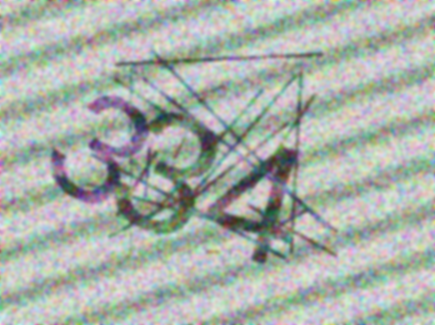
%> input picture Train/captcha_0003.png, 435 x 325 px
$ octave --eval "result = preprocess_captcha('Train/captcha_0003.png');"   (GNU Octave 9; MATLAB toolbox functions it lacks are replaced by stand-ins)
%> lines starting %> are read from the running program, lines starting %| are printed output that depends on the picture; in (x1, y1, x2, y2) boxes, pixels count from 0 and x2, y2 are one past the last pixel; in counts of white or black regions, pixels touching at a corner belong together; the program's own positions count from 1
function bw = preprocess_captcha(impath)
%> called with impath = 'Train/captcha_0003.png'

% ----- 1) Read image -----
if ischar(impath) || isstring(impath)
    I = imread(impath);
%> I is the input picture: size 325x435x3 uint8; mean R, G, B 169.4, 177.1, 169.8
else
    I = impath;
end
Igray = rgb2gray(I);
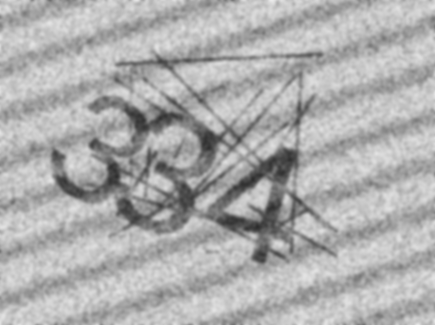
%> Igray: size 325x435 uint8; min 44, max 235, mean 174
Igray = im2double(Igray);
%> Igray: size 325x435 double

% ----- 2) Remove diagonal banding using Wiener -----
I1 = wiener2(Igray, [7 7]);   % suppress large-scale stripes

% ----- 3) Median filter to kill color speckle -----
I2 = medfilt2(I1, [3 3]);

% ----- 4) Bilateral smoothing (keeps edges, kills noise) -----
I3 = imbilatfilt(I2, 0.2, 5);
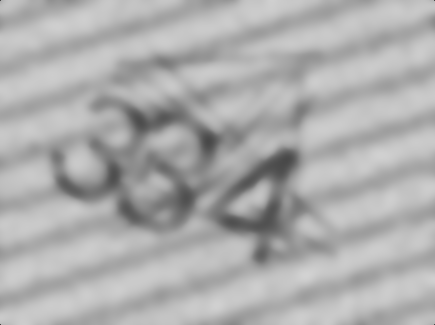
%> I3: size 325x435 double; min 0.266, max 0.827, mean 0.681

% ----- 5) Strong adaptive threshold (Sauvola) -----
T = adaptthresh(I3, 0.55, 'ForegroundPolarity','dark', ...
                'Statistic','mean');
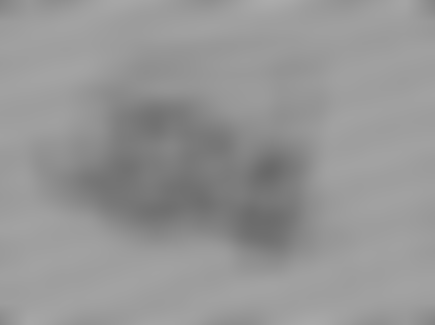
%> T: size 325x435 double; min 0.414, max 0.672, mean 0.588
bw = imbinarize(I3, T);
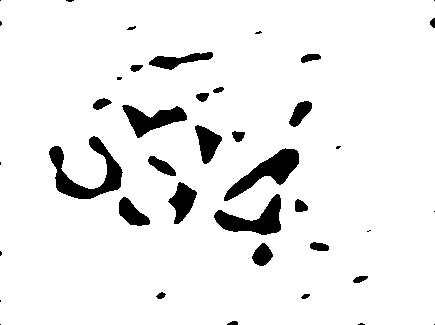
%> bw: size 325x435 logical; 93.2% white; 40 black regions (15 under 20 px), largest, box (x1, y1, x2, y2) and area: (49, 136, 123, 199) 1651, (224, 148, 299, 201) 1386, (214, 194, 281, 235) 1248

% ----- 6) Remove tiny specks but KEEP thin strokes -----
bw = bwareaopen(bw, 15);   % remove VERY small noise only

% ----- 7) Final cleanup (no closing/opening – preserves digits) -----
bw = imfill(bw, 'holes');
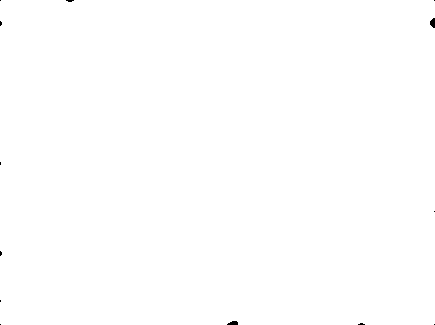
%> bw: size 325x435 logical; 99.9% white; 13 black regions (11 under 20 px), largest, box (x1, y1, x2, y2) and area: (430, 18, 435, 28) 38, (227, 321, 238, 325) 34

end

$ run again, on Train/captcha_0011.png
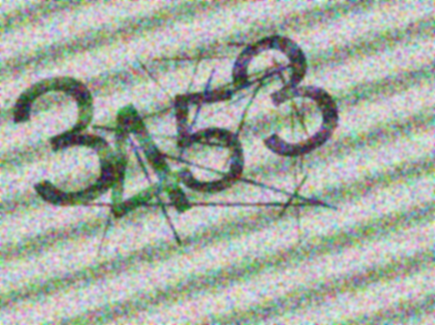
%> input picture Train/captcha_0011.png, 435 x 325 px
%> in preprocess_captcha, I is the input picture: size 325x435x3 uint8; mean R, G, B 164.8, 173.2, 162.4
%> in preprocess_captcha, `T = adaptthresh(I3, 0.55, 'ForegroundPolarity','dark', 'Statistic','me..`:
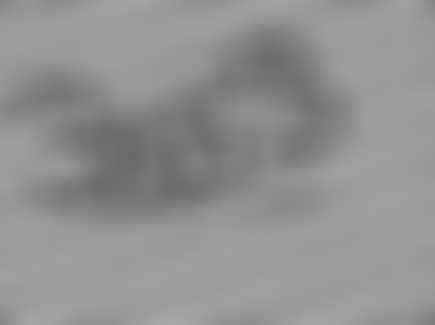
%> T: size 325x435 double; min 0.419, max 0.66, mean 0.573
%> in preprocess_captcha, `bw = imbinarize(I3, T);`:
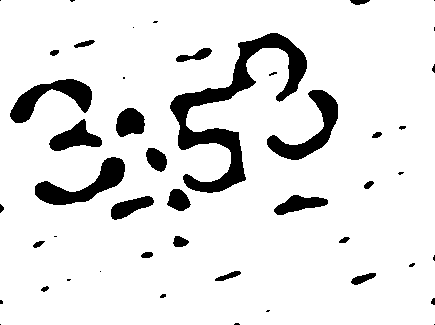
%> bw: size 325x435 logical; 89.7% white; 47 black regions (21 under 20 px), largest, box (x1, y1, x2, y2) and area: (170, 33, 307, 193) 5110, (35, 157, 125, 205) 1663, (267, 90, 338, 160) 1621

$ run again, on Train/captcha_0013.png
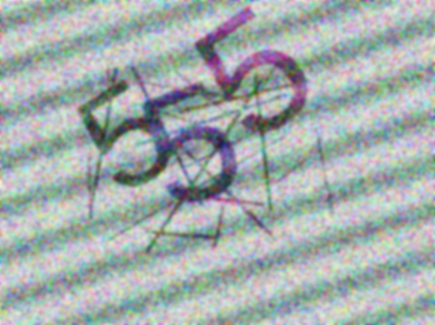
%> input picture Train/captcha_0013.png, 435 x 325 px
%> in preprocess_captcha, I is the input picture: size 325x435x3 uint8; mean R, G, B 163.4, 173.7, 172.5
%> in preprocess_captcha, `T = adaptthresh(I3, 0.55, 'ForegroundPolarity','dark', 'Statistic','me..`:
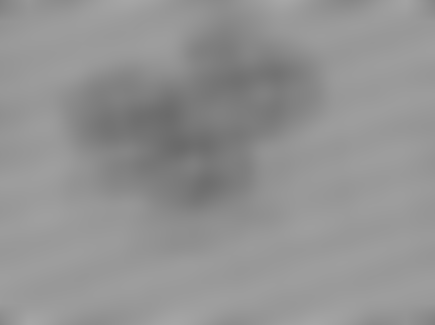
%> T: size 325x435 double; min 0.419, max 0.652, mean 0.577
%> in preprocess_captcha, `bw = imbinarize(I3, T);`:
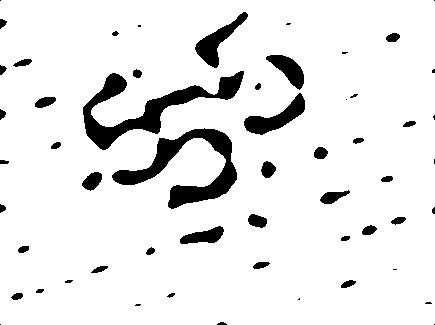
%> bw: size 325x435 logical; 91.4% white; 56 black regions (18 under 20 px), largest, box (x1, y1, x2, y2) and area: (83, 71, 244, 150) 3327, (112, 128, 237, 209) 3204, (244, 93, 305, 135) 984

$ run again, on Train/captcha_0014.png
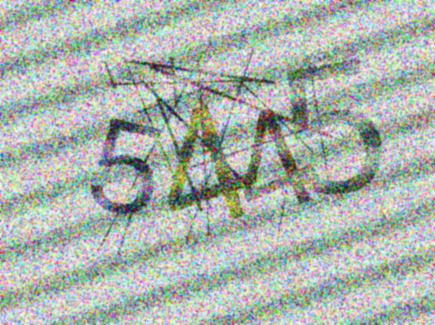
%> input picture Train/captcha_0014.png, 435 x 325 px
%> in preprocess_captcha, I is the input picture: size 325x435x3 uint8; mean R, G, B 171.1, 179.8, 172.8
%> in preprocess_captcha, `T = adaptthresh(I3, 0.55, 'ForegroundPolarity','dark', 'Statistic','me..`:
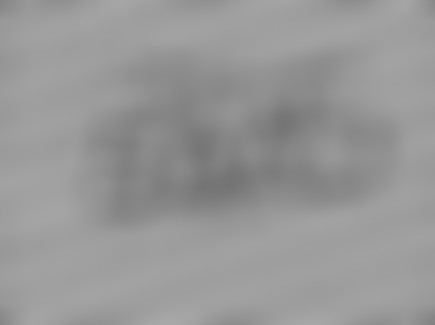
%> T: size 325x435 double; min 0.456, max 0.665, mean 0.595
%> in preprocess_captcha, `bw = imbinarize(I3, T);`:
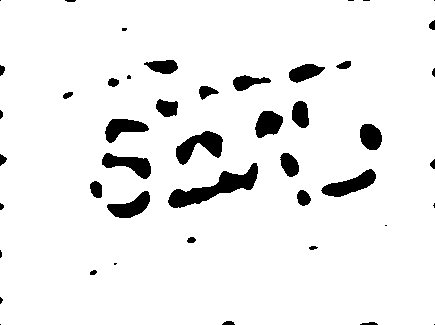
%> bw: size 325x435 logical; 93.6% white; 46 black regions (14 under 20 px), largest, box (x1, y1, x2, y2) and area: (168, 163, 258, 208) 1433, (176, 131, 223, 165) 817, (321, 169, 376, 197) 726
